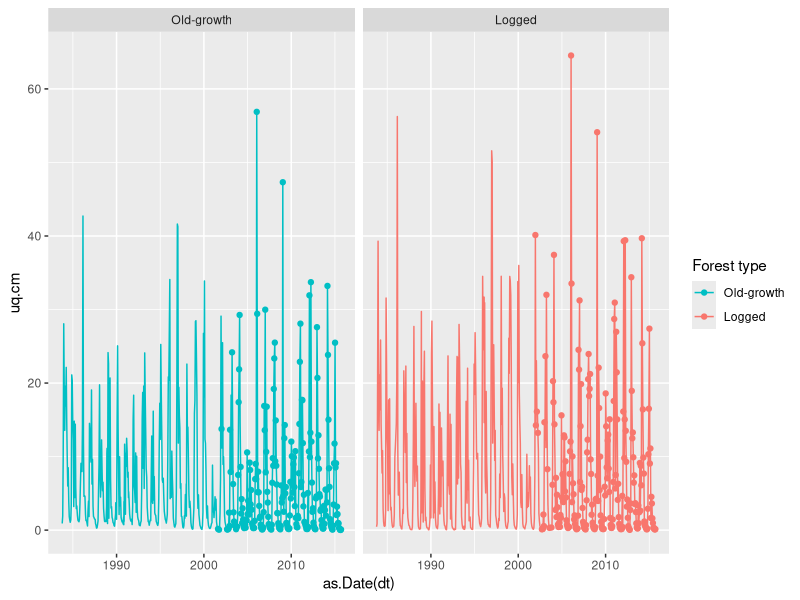
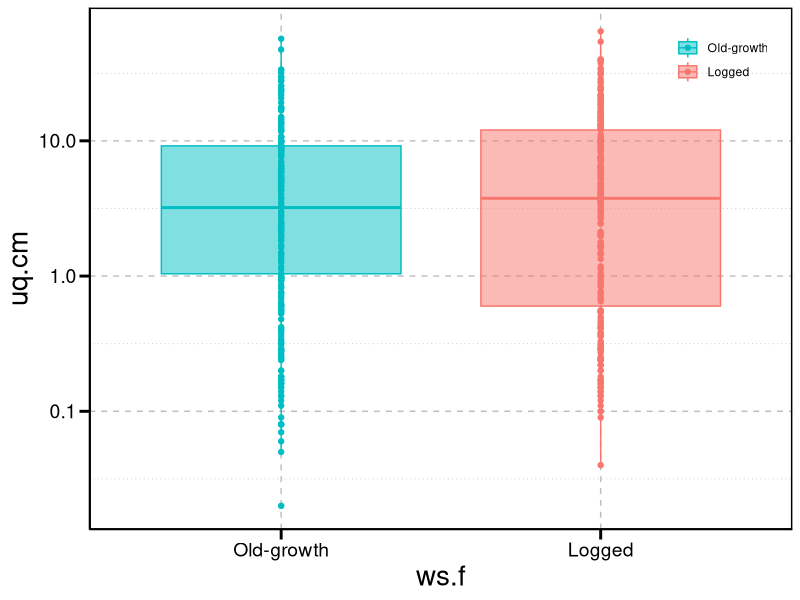
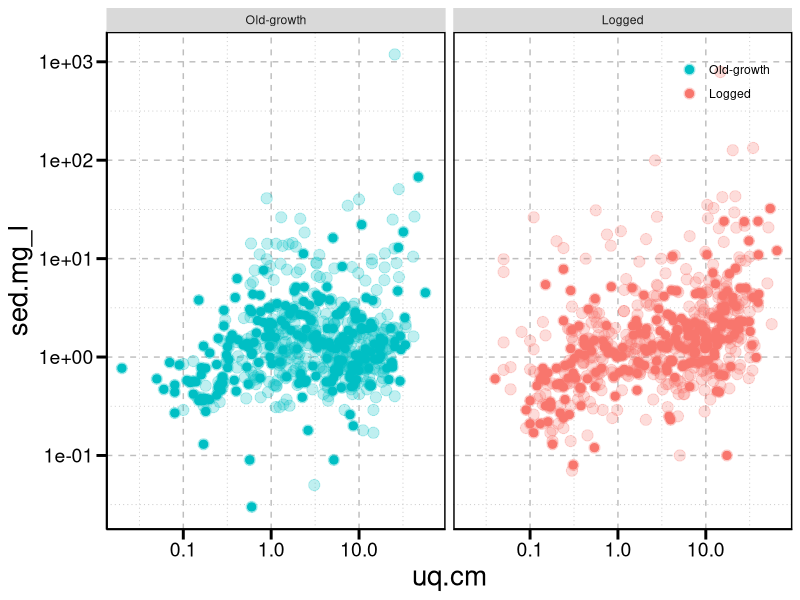
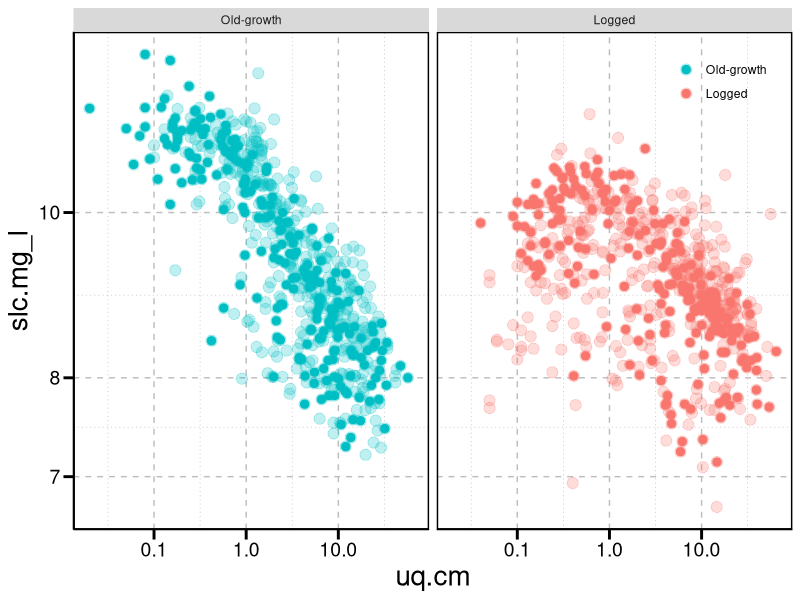
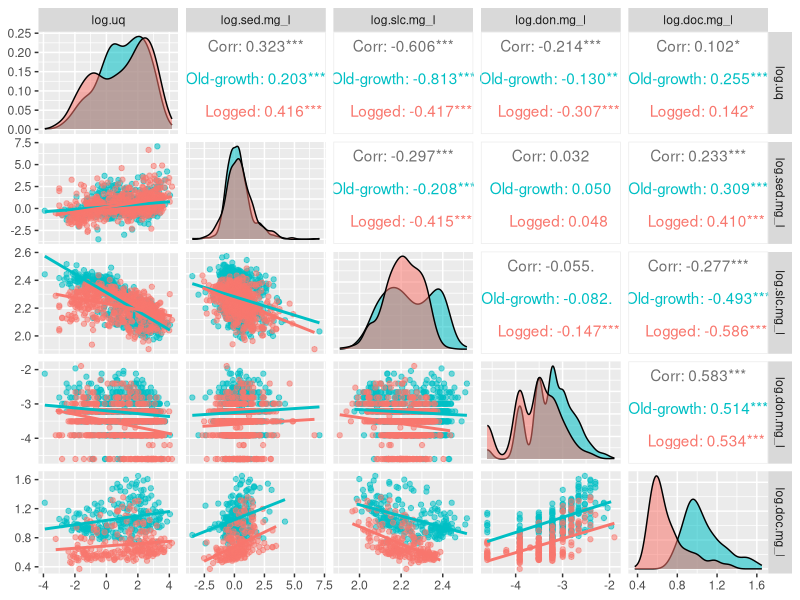
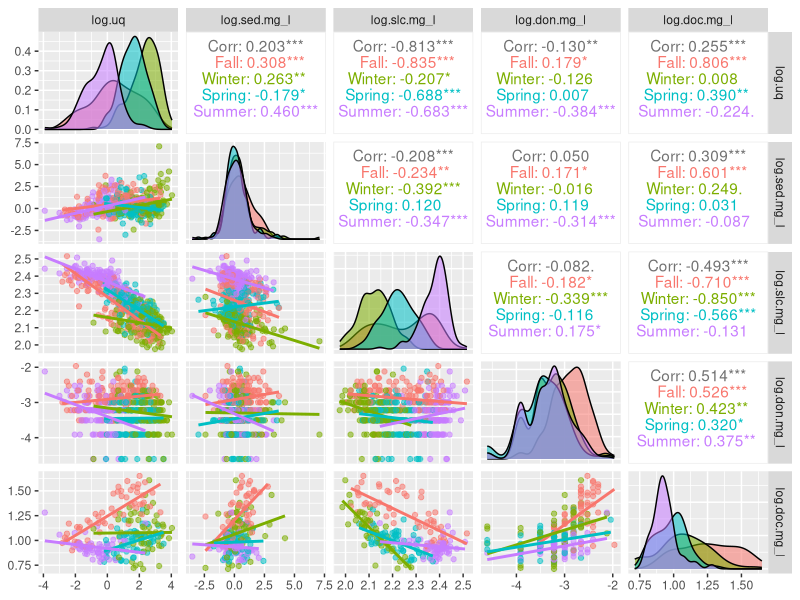
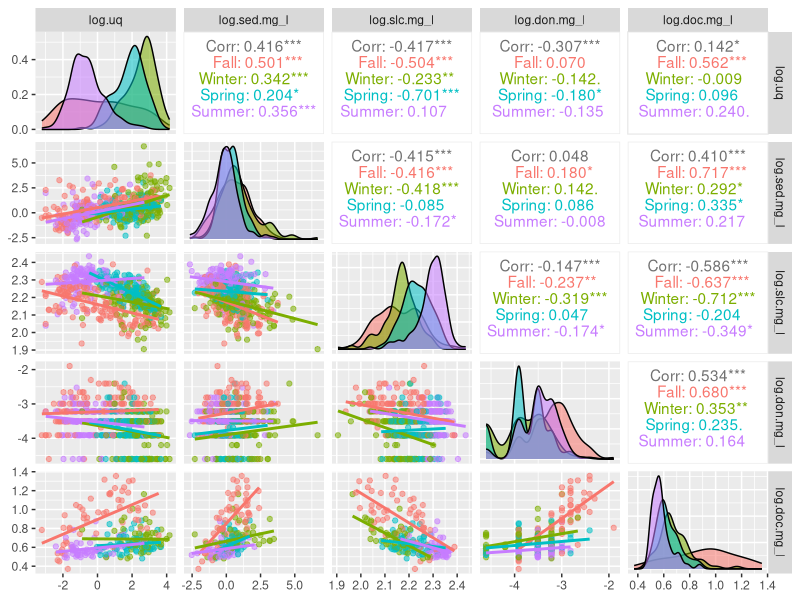
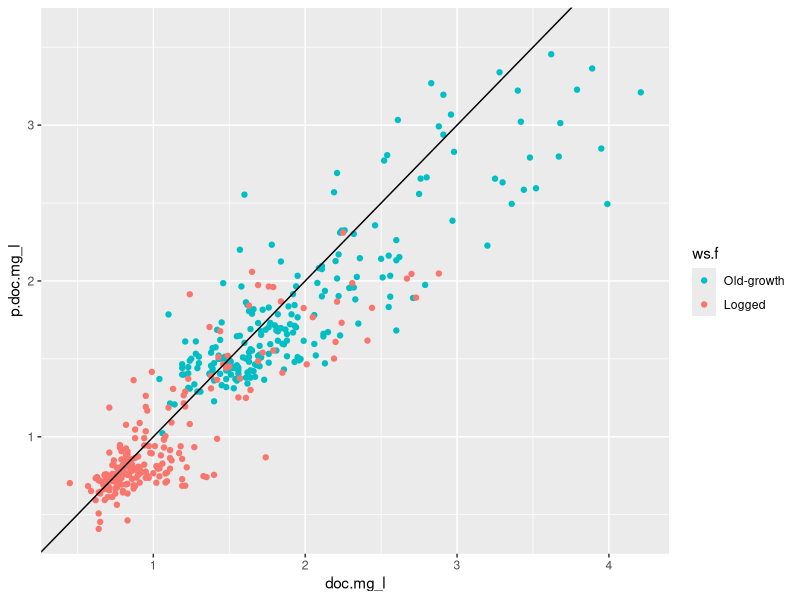

Write the R code that produced these figures, in order. (Note: this script raises an error after producing the figures.)
# Regression Analysis DOC

library(ggplot2)
library(dplyr)
library(lubridate)
library(scales)
library(GGally)

#You need to install GGally package


theme_fg = theme(axis.text=element_text(colour="black",size=14),
                 axis.title.y = element_text(size = 20),
                 axis.title.x = element_text(size = 20),
                 panel.grid.minor= element_line(colour = "gray", linetype = "dotted"), 
                 panel.grid.major = element_line(colour = "gray", linetype = "dashed"),
                 panel.border = element_rect(fill=NA, colour = "black", size=1),
                 panel.background=element_blank(),
                 axis.ticks.length = unit(0.254, "cm"),
                 axis.ticks = element_line(colour = "black", size=1), 
                 axis.line = element_line(colour = "black"),
                 legend.position = c(.90,.90),
                 legend.direction = "vertical",
                 legend.background = element_rect(fill=alpha(0.1)),
                 legend.title = element_blank())

#Multiplot function for GGally
my_fn <- function(data,mapping, method="loess",...){
  p <- ggplot(data = data, mapping = mapping) +
    geom_point() +
    geom_smooth(method=method, ...)
  p
}


#Loading the data and making some internal arrangement
hjs <- read.csv("220621_fho_hjandrews.csv")
hjs$dt <- as.Date(hjs$dt, origin = "1899-12-30", format = "%Y-%m-%d")
hjs$ws.f <- factor(hjs$ws.f,levels = c("Old-growth","Logged"))
hjs$ssn <- factor(hjs$ssn,levels = c("Fall","Winter","Spring","Summer"))

hjm <- dplyr::filter(hjs,wy>1983)


#DOC time series and collection

doc_uq_ts <- ggplot(hjm,aes(x=as.Date(dt),y=uq.cm, color = ws.f))+
  geom_line()+
  geom_point(data=dplyr::filter(hjs,is.na(hjs$doc.mg_l)==FALSE),aes(x=as.Date(dt),y=uq.cm))+
  scale_color_manual(values = c("#00BFC4","#F8766D"), name = "Forest type")+
  facet_wrap(~ws.f)
doc_uq_ts
  

#Representativeness

doc_uq_bp <- ggplot(hjm,aes(x=ws.f,y=uq.cm, color = ws.f, fill = ws.f))+
  geom_boxplot(alpha = 0.5)+
  geom_point(data=dplyr::filter(hjs,is.na(hjs$doc.mg_l)==FALSE),aes(x=ws.f,y=uq.cm))+
  scale_color_manual(values = c("#00BFC4","#F8766D"), name = "Forest type")+
  scale_fill_manual(values = c("#00BFC4","#F8766D"), name = "Forest type")+
  scale_y_log10()+
  theme_fg
doc_uq_bp


doc_uq_tss <- ggplot(hjm,aes(x=uq.cm,y=sed.mg_l, color = ws.f, fill = ws.f))+
  geom_point(alpha = 0.25, size = 3.5)+
  geom_point(data=dplyr::filter(hjs,is.na(hjs$doc.mg_l)==FALSE),aes(x=uq.cm,y=sed.mg_l), size = 2.5)+
  scale_color_manual(values = c("#00BFC4","#F8766D"), name = "Forest type")+
  scale_fill_manual(values = c("#00BFC4","#F8766D"), name = "Forest type")+
  scale_x_log10()+
  scale_y_log10()+
  facet_wrap(~ws.f)+
  theme_fg
doc_uq_tss

doc_uq_slc <- ggplot(hjm,aes(x=uq.cm,y=slc.mg_l, color = ws.f, fill = ws.f))+
  geom_point(alpha = 0.25, size = 3.5)+
  geom_point(data=dplyr::filter(hjs,is.na(hjs$doc.mg_l)==FALSE),aes(x=uq.cm,y=slc.mg_l), size = 2.5)+
  scale_color_manual(values = c("#00BFC4","#F8766D"), name = "Forest type")+
  scale_fill_manual(values = c("#00BFC4","#F8766D"), name = "Forest type")+
  scale_x_log10()+
  scale_y_log10()+
  facet_wrap(~ws.f)+
  theme_fg
doc_uq_slc


require(GGally)

p_dat <- dplyr::select(hjm,ws.f,dt,ssn,log.uq,log.sed.mg_l,log.slc.mg_l,log.don.mg_l,log.doc.mg_l)

p <- ggpairs(p_dat, columns = 4:8, ggplot2::aes(colour = ws.f, alpha = 0.6),
             lower = list(continuous = wrap(my_fn, method="lm", se=FALSE)))
for(i in 1:p$nrow){
  for(j in 1:p$ncol){
    p[i,j] <- p[i,j]+
      scale_fill_manual(values= c("#00BFC4","#F8766D"))+
      scale_color_manual(values= c("#00BFC4","#F8766D"))
  }
}
p

# Looking at DOC seasonal patterns per watershed

p1 <- ggpairs(dplyr::filter(p_dat,ws.f=="Old-growth"), columns = 4:8, ggplot2::aes(colour = ssn, alpha = 0.6),
             lower = list(continuous = wrap(my_fn, method="lm", se=FALSE)))
for(i in 1:p$nrow){
  for(j in 1:p$ncol){
    p[i,j] <- p[i,j]
  }
}
p1


p2 <- ggpairs(dplyr::filter(p_dat,ws.f=="Logged"), columns = 4:8, ggplot2::aes(colour = ssn, alpha = 0.6),
              lower = list(continuous = wrap(my_fn, method="lm", se=FALSE)))
for(i in 1:p$nrow){
  for(j in 1:p$ncol){
    p[i,j] <- p[i,j]
  }
}
p2


doc_mod <- lm(log.doc.mg_l ~ log.uq + log.sed.mg_l + (log.slc.mg_l + log.don.mg_l) * ssn + ws.f, 
              data = dplyr::filter(hjm,is.na(hjm$doc.mg_l)==FALSE))
summary(doc_mod)

hjm$p.doc.mg_l <- exp(predict.lm(doc_mod,newdata = hjm,na.action = na.pass))
cm <- lm(doc.mg_l~p.doc.mg_l,hjm)
hjm$p.doc.mg_l <- (cm$coefficients[1] + hjm$p.doc.mg_l)/cm$coefficients[2]
hjm$log.p.doc.mg_l <- log10(hjm$p.doc.mg_l)

obs_prd_doc <- ggplot(hjm, aes(x=doc.mg_l,y=p.doc.mg_l,color = ws.f))+
  geom_point()+
  geom_abline()+
  scale_fill_manual(values= c("#00BFC4","#F8766D"))+
  scale_color_manual(values= c("#00BFC4","#F8766D"))
obs_prd_doc  


m_dat <- dplyr::select(hjm,ws.f,dt,ssn,log.uq,log.sed.mg_l,log.slc.mg_l,log.don.mg_l,log.p.doc.mg_l)
m_dat$ws.f <- factor(m_dat$ws.f,levels = c("Old-growth","Logged"))
m_dat$ssn <- factor(m_dat$ssn,levels = c("Fall","Winter","Spring","Summer"))

p3 <- ggpairs(dplyr::filter(m_dat,ws.f=="Old-growth"), columns = 4:8, ggplot2::aes(colour = ssn, alpha = 0.6),
             lower = list(continuous = wrap(my_fn, method="lm", se=FALSE)))
for(i in 1:p$nrow){
  for(j in 1:p$ncol){
    p[i,j] <- p[i,j]
  }
}
p3


p4 <- ggpairs(dplyr::filter(m_dat,ws.f=="Logged"), columns = 4:8, ggplot2::aes(colour = ssn, alpha = 0.6),
              lower = list(continuous = wrap(my_fn, method="lm", se=FALSE)))
for(i in 1:p$nrow){
  for(j in 1:p$ncol){
    p[i,j] <- p[i,j]
  }
}
p4


#Comparing seasonal dynamics between watersheds

pdoc_ssn <- ggplot(hjm, aes(x=p.doc.mg_l, color = ws.f, fill = ws.f))+
  geom_density(alpha = 0.5)+
  scale_fill_manual(values= c("#00BFC4","#F8766D"))+
  scale_color_manual(values= c("#00BFC4","#F8766D"))+
  facet_wrap(~ssn, nrow = 2)
pdoc_ssn

pdoc_ssn_p <- ggplot(hjm,aes(x=slc.mg_l,p.doc.mg_l, color = ssn, fill =ssn, size = uq.cm))+
  geom_path(data = hjs, aes(x=slc.mg_l,p.doc.mg_l), alpha=0.25, size = 0.38, inherit.aes = FALSE)+
  geom_point(alpha = 0.75)+
  facet_wrap(~ws.f)
pdoc_ssn_p


pdoc_ssn_ts <- ggplot(hjm,aes(x=as.Date(dt),y=p.doc.mg_l, color = ws.f, fill = ws.f))+
  geom_line(size = 0.5, alpha = 0.5)+
  geom_smooth(span=0.10)+
  scale_y_log10()
pdoc_ssn_ts
  
  
pdoc_ssn_ts <- ggplot(hjm,aes(x=as.Date(dt),y=p.doc.mg_l))+
  geom_line(size = 0.5, alpha = 0.5)+
  geom_point(data=hjm,aes(x=as.Date(dt),y=p.doc.mg_l, color = ssn), size = 2.5)+
  # scale_y_log10()+
  facet_wrap(~ws.f)
pdoc_ssn_ts 
  

#Additional predictors

p<-ggplot(filter(hjm, log.utn.mg_l<0.2), aes(log.uq, log.doc.mg_l, color = ws.f))+
  # geom_smooth(method = "lm")+
  geom_point()
p

